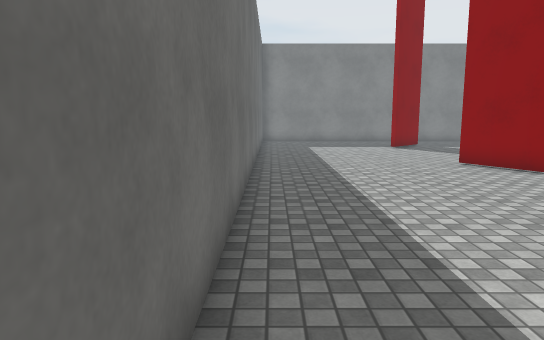
[1] (above)

22 first-person views from a walk through a scene from a Unity 3-D project. The camera is 1.5 m above the floor, tilts 8° down and sees 70° across. The floor is counted in squares, 1 m on a side. Each view is taken from the middle of a square. On the plan, view 1 faces up. The plan holds only what a view shows up to about 17 squares ahead; the rest is blank. Surface patterns are stand-ins for the level's own textures.

[2]
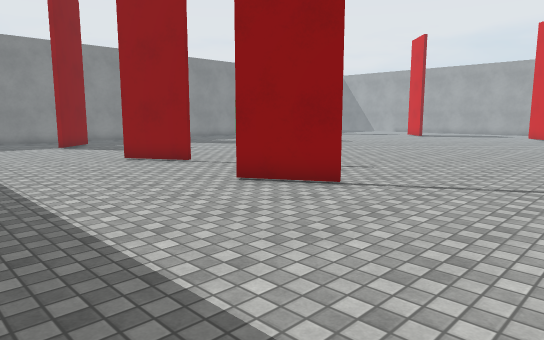

[3]
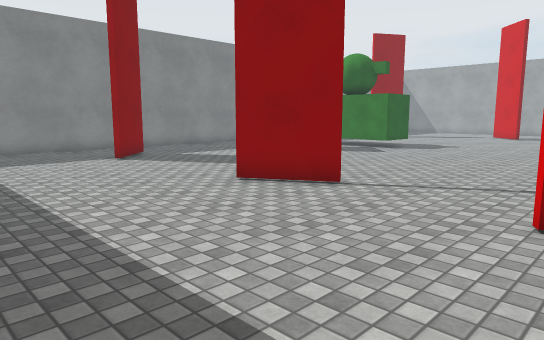

[4]
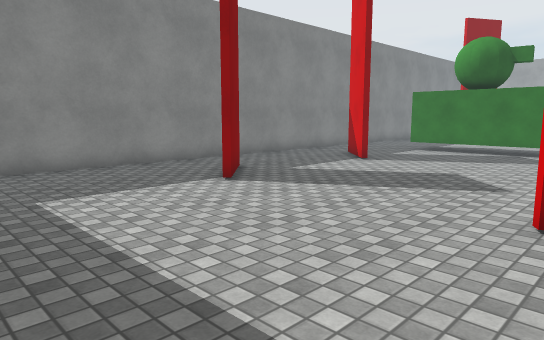

[5]
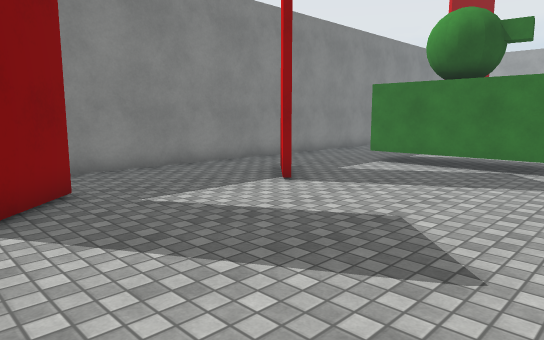

[6]
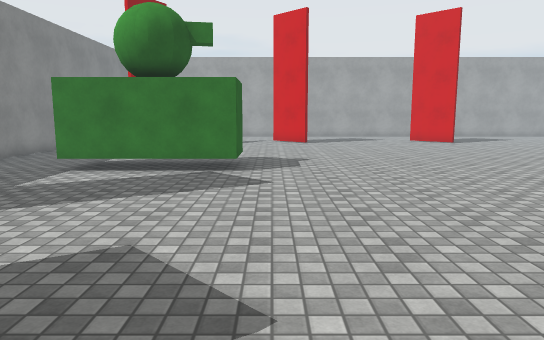

[7]
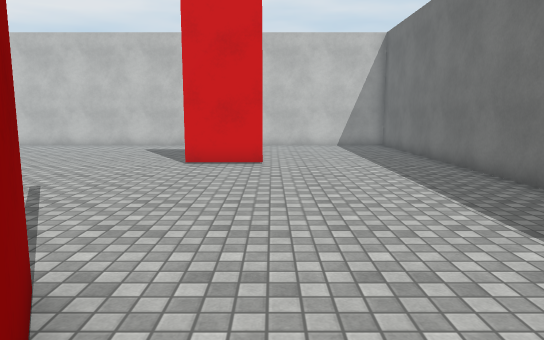

[8]
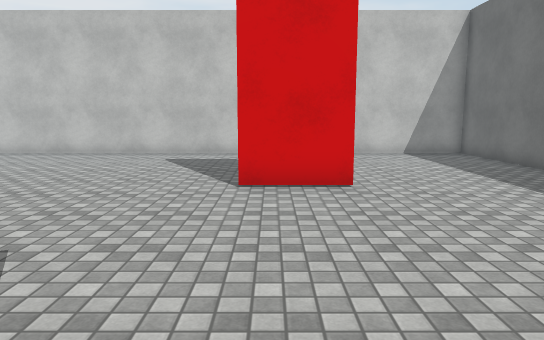

[9]
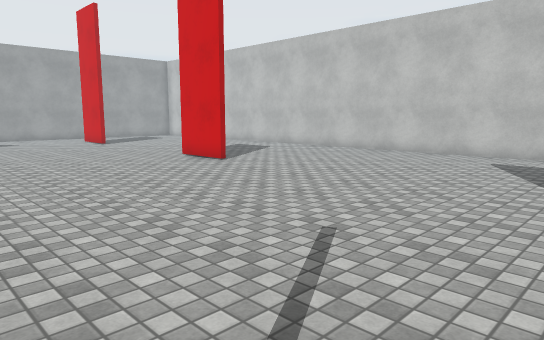

[10]
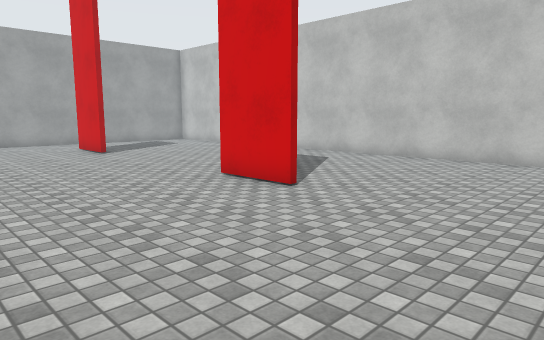

[11]
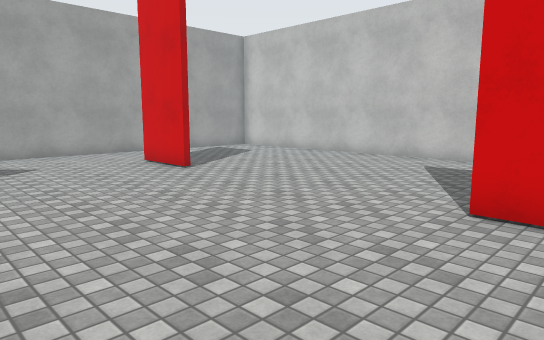

[12]
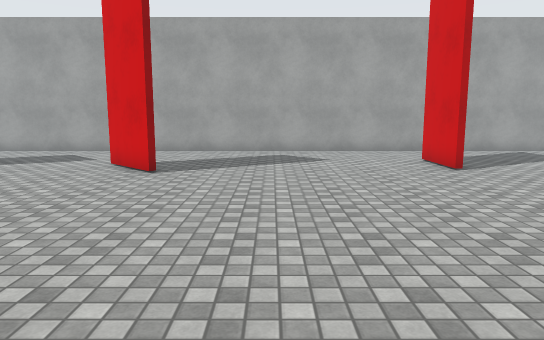

[13]
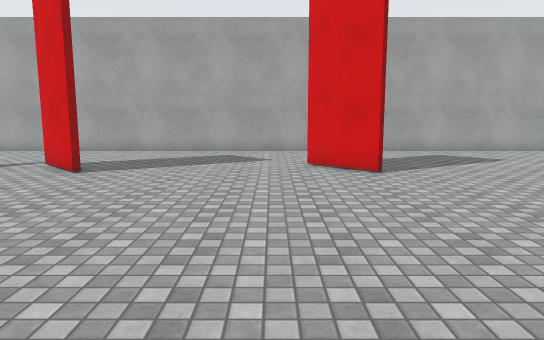

[14]
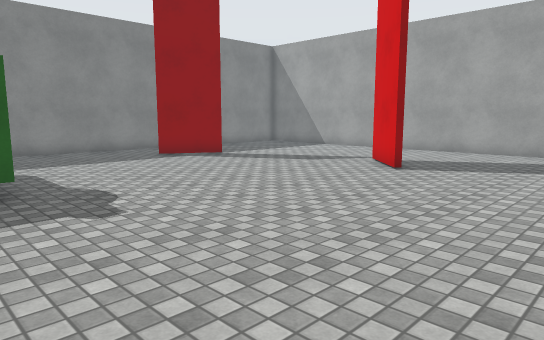

[15]
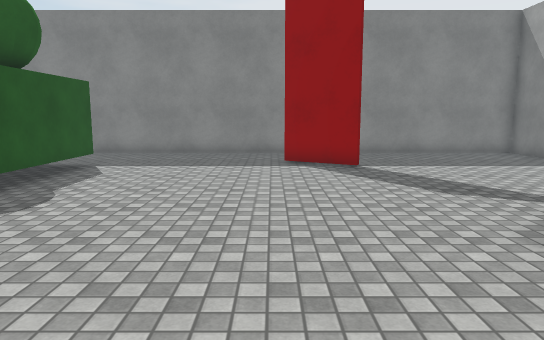

[16]
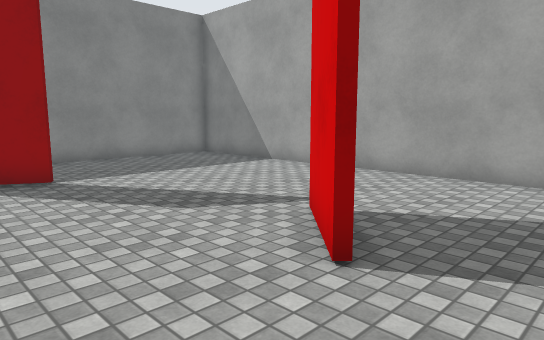

[17]
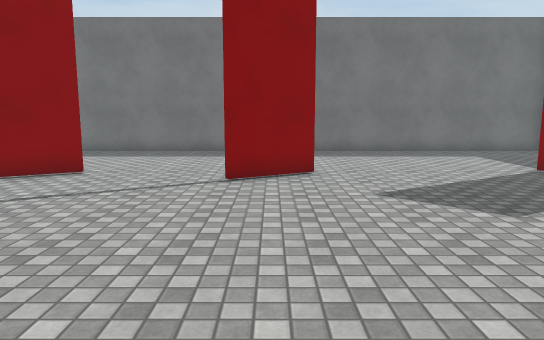

[18]
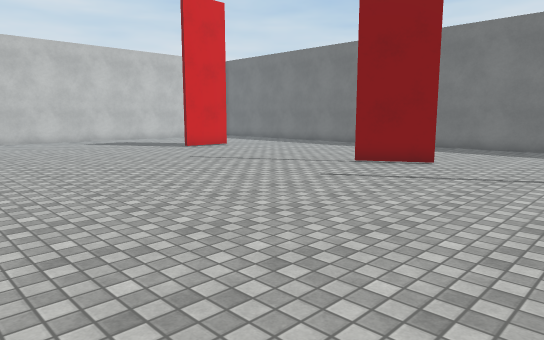

[19]
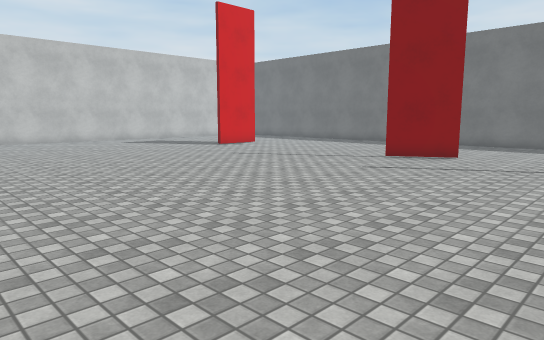

[20]
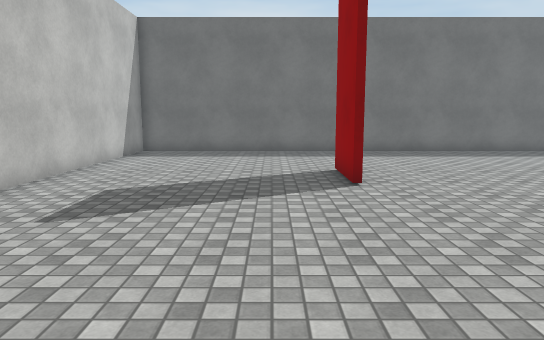

[21]
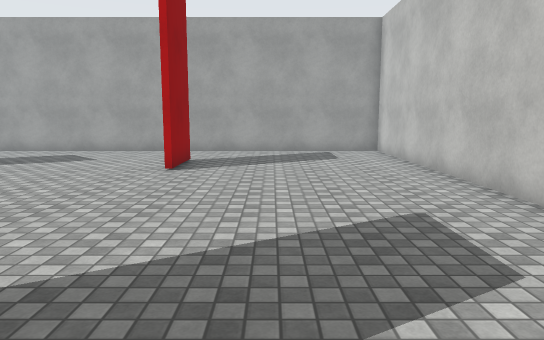

[22]
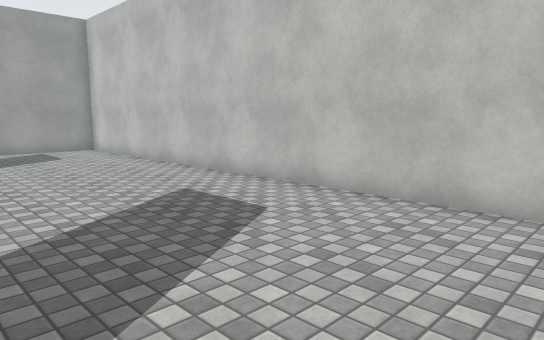

### Floor plan
Key: @ floor where view 1 was taken; # wall or solid block; . floor; T thing the floor can be seen under or through.
Columns run from 1 left of view 1 to 34 right of it. Each row starts with its distance up from view 1.
 23    ########################  #######
 22 #. ........................  ......#
 21 #.......................... .......#
 20 #.......................... .......#
 19 #......##....##...TT......##.......#
 18 #.................TT...............#
 17 #.................TT...............#
 16 #.................TT...............#
 15 #.................TT...............#
 14 #.................TT...............#
 13 #..................................#
 12 #......#.....................##....#
 11 #......##....................#.....#
 10 #.......#..........................#
  9 #..................................#
  8 #..................................#
  7 #..................................#
  6 #......#...........................#
  5 #......##..........................#
  4 #.......#....................##....#
  3 #............................#.....#
  2 #..................................#
  1 #..................................#
  0 #@.................................#
 -1 #..................................#
 -2 #..................................#
 -3 #..................................#
 -4 #..................................#
 -5 #......##..........##........###...#
 -6 #..................................#
 -7 #..................................#
 -8 #..................................#
 -9 #..................................#
-10 #..................................#
-11 #..................................#
-12 #..................................#
-13 ####################################

Positions as (right, up) in squares from view 1, and headings:
1: (0, 0), facing up
2: (0, -1), facing up-right
3: (0, 5), facing up-right
4: (0, 11), facing up-right
5: (5, 12), facing up-right
6: (6, 13), facing right
7: (5, 7), facing down
8: (7, 3), facing down
9: (7, 3), facing down-right
10: (12, 1), facing down-right
11: (18, 1), facing down-right
12: (17, 0), facing right
13: (17, 6), facing right
14: (17, 6), facing up-right
15: (24, 7), facing up
16: (24, 9), facing up-right
17: (16, 11), facing left
18: (18, 11), facing down-left
19: (20, 11), facing down-left
20: (16, -7), facing left
21: (17, -8), facing right
22: (16, -6), facing down-right
